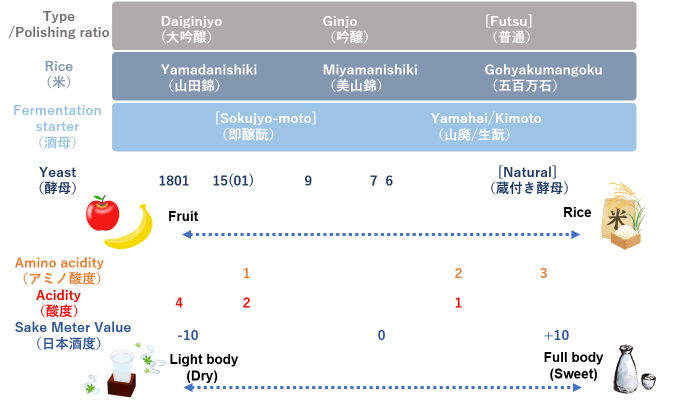
#> input picture advanced.png, 1350 x 800 px (shown at 1/2 size)
$ python original-advanced-straightline-diagram-creation.py
#> lines starting #> are read from the running program, lines starting #| are printed output that depends on the picture
from PIL import Image, ImageDraw

saketype = 45  # 15:大吟醸 45:吟醸 52:特別純米 60:純米 76:普通
saketype_line = "solid"

rice = 50  # 18:山田錦 50:美山錦 80:五百万石
rice_line ="dotted"

fstarter = 70  # 30:速醸酛 70:山廃 78:生酛
fstarter_line = "solid"

yeast = 53  # 12:1801 23:15(01) 38:9 50:7 53:6
yeast_line = "solid"

ForR = 100  # 0:Fruit 100:Rice

amino = 82  # 26:1 66:2 82:3
amino_line = "solid"

acid = 67  # 13:4 15:3 26:2 67:1
acid_line = "dotted"

svm = 51  # 15:-10 51:0 86:10
svm_line = "solid"

DorS = 30  # 0:Dry 100:Sweet

# ラインの一番左のピクセル
av_line_start_left = 222
# ラインの一番右のピクセル
av_line_end_right = 1270
# ラインの一番左から一番右までの長さ
av_line_length = av_line_end_right - av_line_start_left
# パーセンテージを掛けて長さを計算するための定数
av_line_add = av_line_length/100


def draw_custom_lines(image_path, lines):
    """
    Draw lines with custom settings on an image.

    :param image_path: Path to the image.
    :param lines: List of tuples, each containing (start_x, start_y, end_x, end_y, line_type, width)
                  where line_type is "solid" or "dotted" and width is the line thickness.
    """
#> called with image_path = 'advanced.png'
    # Open the image
    with Image.open(image_path) as img:
#> img is the input picture: PIL image 1350x800 RGBA; mean R, G, B, A 222.9, 226.6, 231.6, 255
        draw = ImageDraw.Draw(img)

        # Function to draw a dotted line
        def draw_dotted_line(start, end, width):
            line_length = ((end[0] - start[0])**2 + (end[1] - start[1])**2)**0.5
            dots = int(line_length / 12)
            for i in range(dots):
                segment_start = (start[0] + (end[0] - start[0]) * i / dots, start[1] + (end[1] - start[1]) * i / dots)
                segment_end = (start[0] + (end[0] - start[0]) * (i + 0.5) / dots, start[1] + (end[1] - start[1]) * (i + 0.5) / dots)
                draw.line([segment_start, segment_end], fill="orange", width=width)


        # Iterate over the lines and draw each one
        for start_x, start_y, end_x, end_y, line_type, width in lines:
            start, end = (start_x, start_y), (end_x, end_y)
            if line_type == "solid":
                draw.line([start, end], fill="orange", width=width)
                # draw.line([(start_x, start_y), (end_x, end_y)], fill="orange", width=width)
            elif line_type == "dotted":
                draw_dotted_line(start, end, width)

        # Save or display the modified image
        img.save("advanced-lined.png")
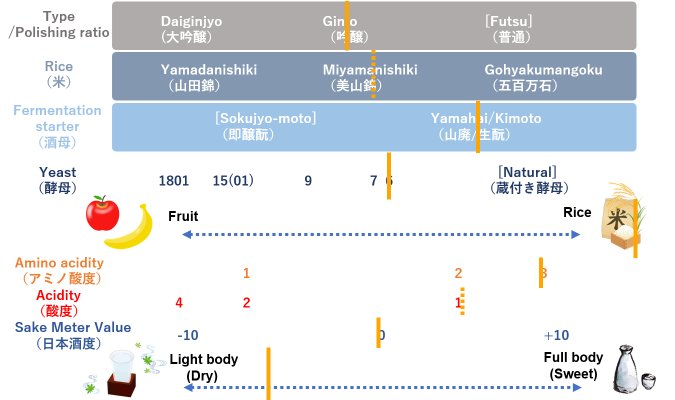
#> saved as advanced-lined.png: PIL image 1350x800 RGBA (shown at 1/2 size); mean R, G, B, A 223.1, 226.3, 230.4, 255
        img.show()

# 描くラインをリストで提供
lines = [
    (av_line_start_left+saketype*av_line_add, 2, av_line_start_left+saketype*av_line_add, 100, saketype_line, 8),  # Dotted line from (start-tupple) to (end-tupple) with thickness 8
    (av_line_start_left+rice*av_line_add, 100, av_line_start_left+rice*av_line_add, 202, rice_line, 8),
    (av_line_start_left+fstarter*av_line_add, 202, av_line_start_left+fstarter*av_line_add, 305, fstarter_line, 8),
    (av_line_start_left+yeast*av_line_add, 305, av_line_start_left+yeast*av_line_add, 398, yeast_line, 8),
    (av_line_start_left+ForR*av_line_add, 398, av_line_start_left+ForR*av_line_add, 515, "solid", 8),
    (av_line_start_left+amino*av_line_add, 515, av_line_start_left+amino*av_line_add, 575, amino_line, 8),
    (av_line_start_left+acid*av_line_add, 575, av_line_start_left+acid*av_line_add, 635, acid_line, 8),
    (av_line_start_left+svm*av_line_add, 635, av_line_start_left+svm*av_line_add, 695, svm_line, 8),
    (av_line_start_left+DorS*av_line_add, 695, av_line_start_left+DorS*av_line_add, 800, "solid", 8),
]

draw_custom_lines("advanced.png", lines)

$ run again, with basic.png copied over advanced.png
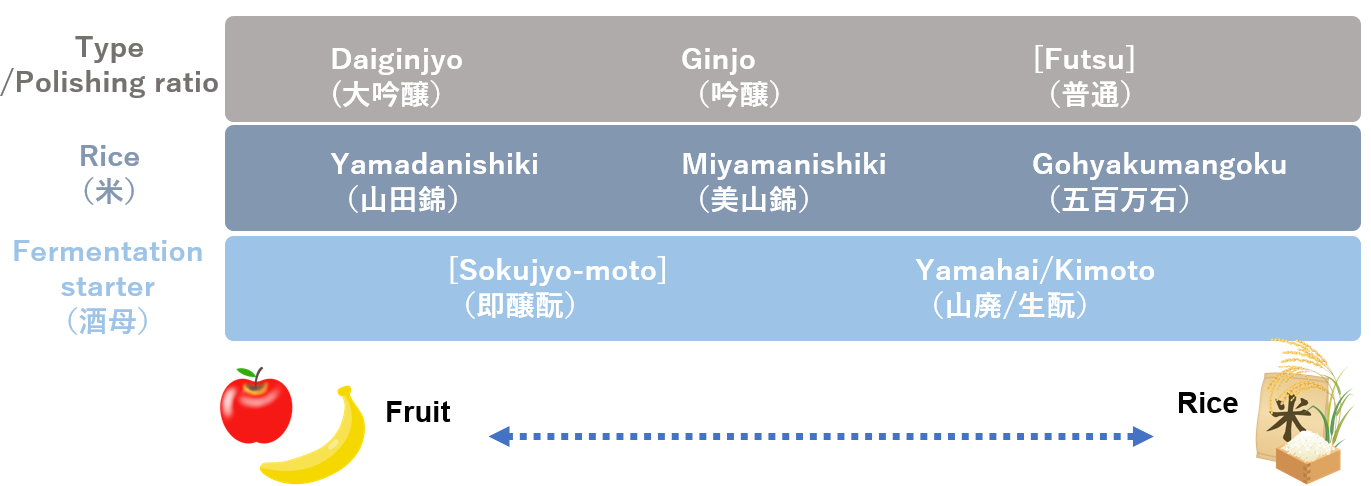
#> input picture basic.png, 1371 x 486 px
#> in draw_custom_lines, img is the input picture: PIL image 1371x486 RGBA; mean R, G, B, A 201.2, 208.9, 217.7, 255
#> in draw_custom_lines, `img.save("advanced-lined.png")`:
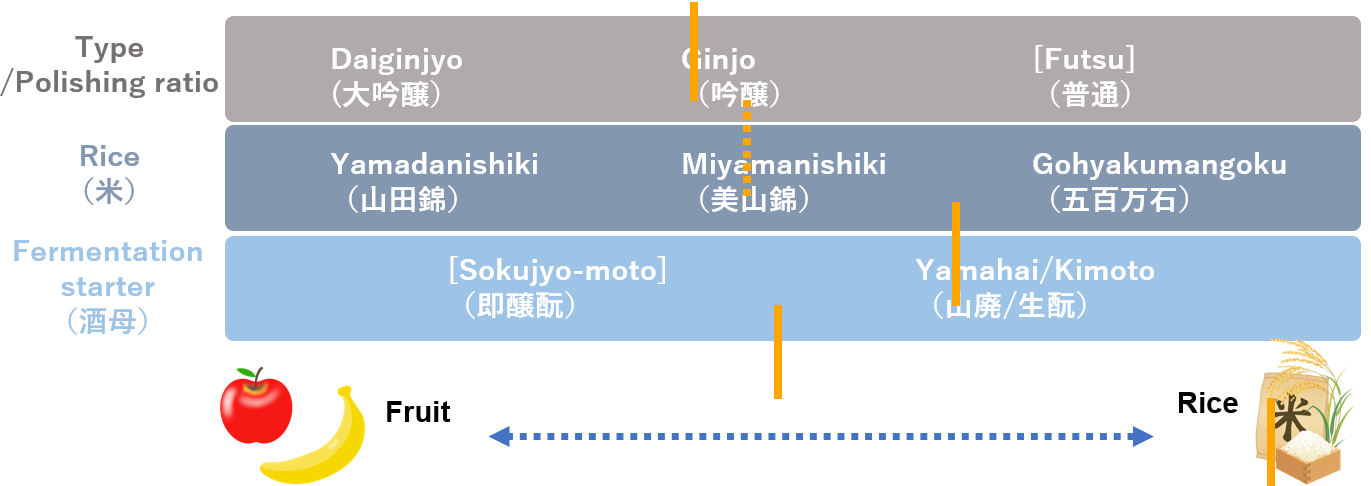
#> saved as advanced-lined.png: PIL image 1371x486 RGBA; mean R, G, B, A 201.5, 208.7, 216.6, 255

$ run again, with basic_wine.png copied over advanced.png
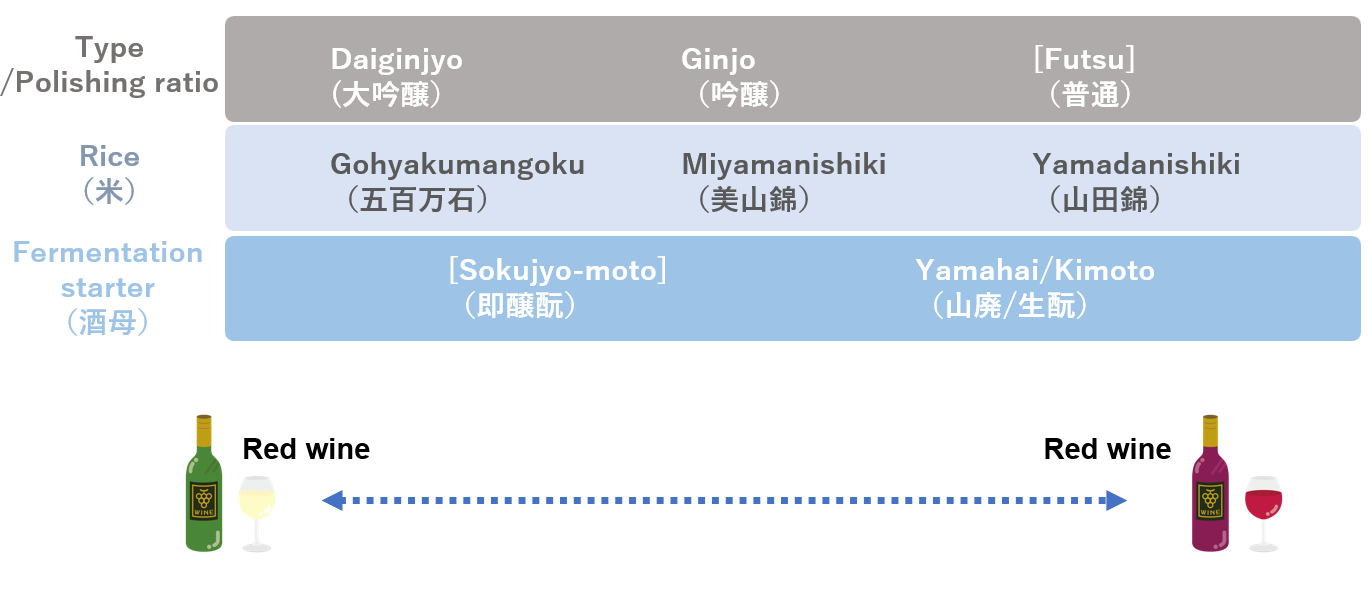
#> input picture basic_wine.png, 1371 x 595 px
#> in draw_custom_lines, img is the input picture: PIL image 1371x595 RGBA; mean R, G, B, A 219.6, 225.5, 232.6, 255
#> in draw_custom_lines, `img.save("advanced-lined.png")`:
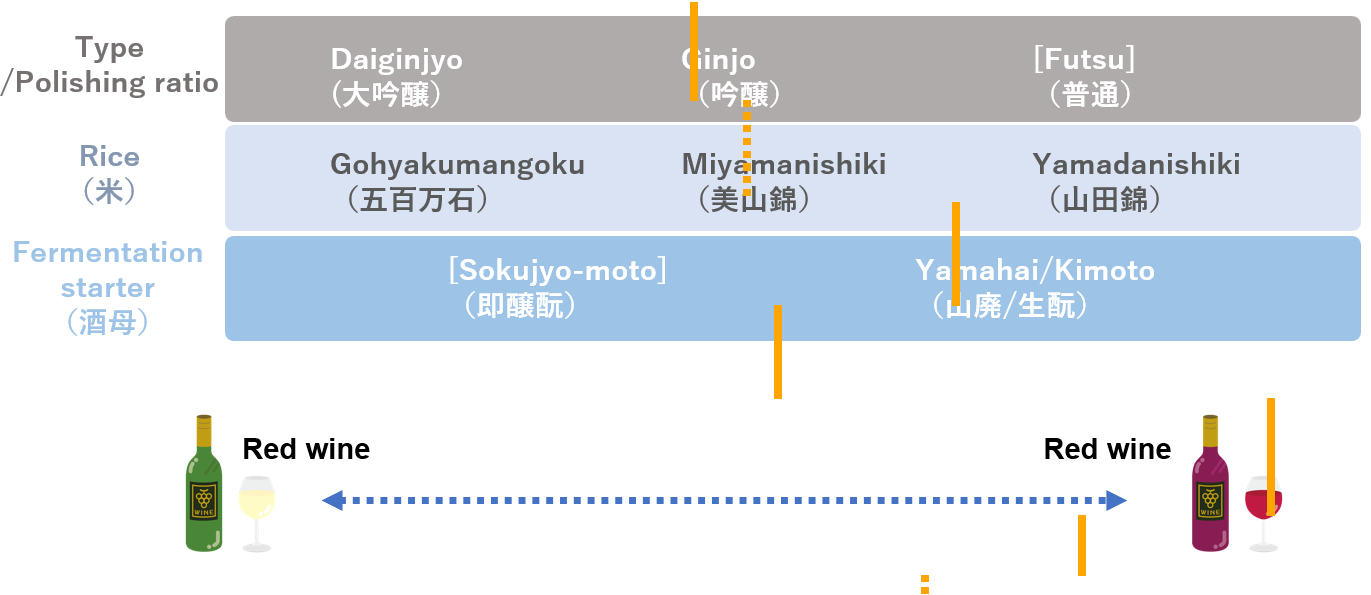
#> saved as advanced-lined.png: PIL image 1371x595 RGBA; mean R, G, B, A 219.8, 225.2, 231.4, 255

$ run again, with sake-basic-chart.png copied over advanced.png
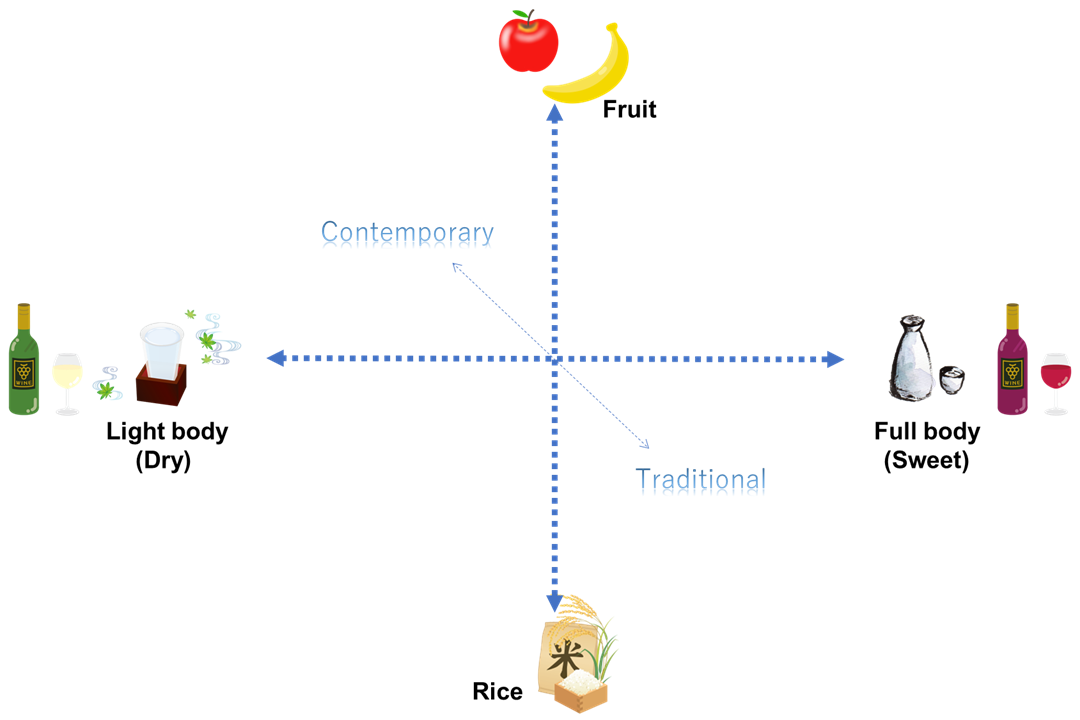
#> input picture sake-basic-chart.png, 1080 x 720 px
#> in draw_custom_lines, img is the input picture: PIL image 1080x720 RGBA; mean R, G, B, A 250.4, 249.5, 248.7, 255
#> in draw_custom_lines, `img.save("advanced-lined.png")`:
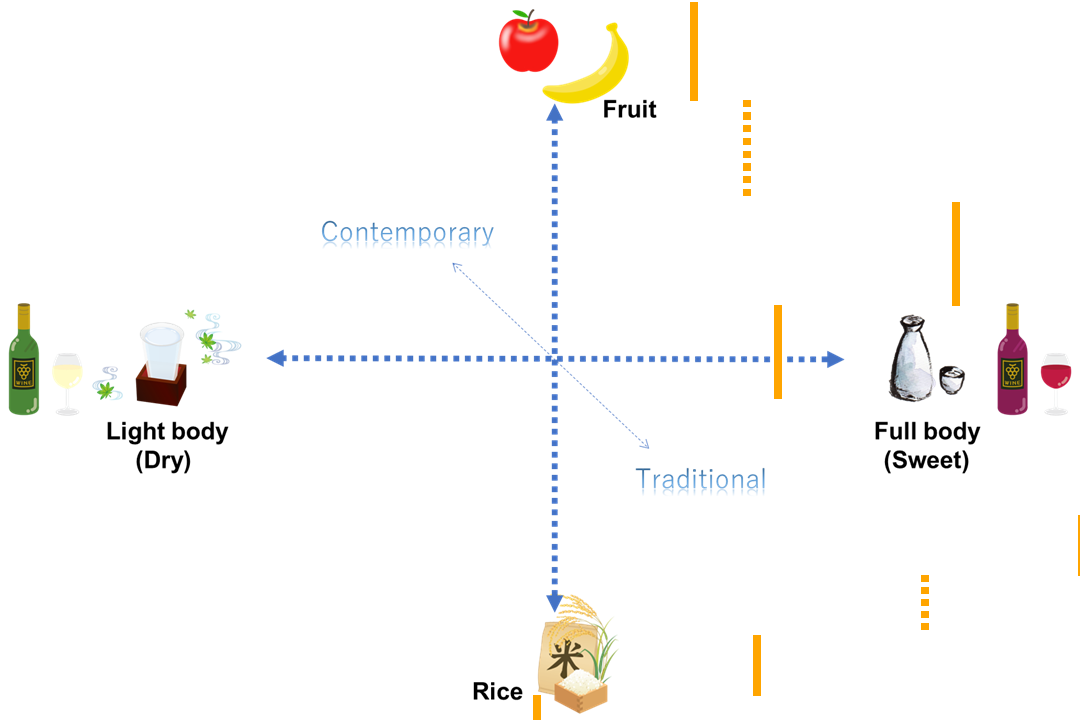
#> saved as advanced-lined.png: PIL image 1080x720 RGBA; mean R, G, B, A 250.4, 249.1, 247.4, 255
